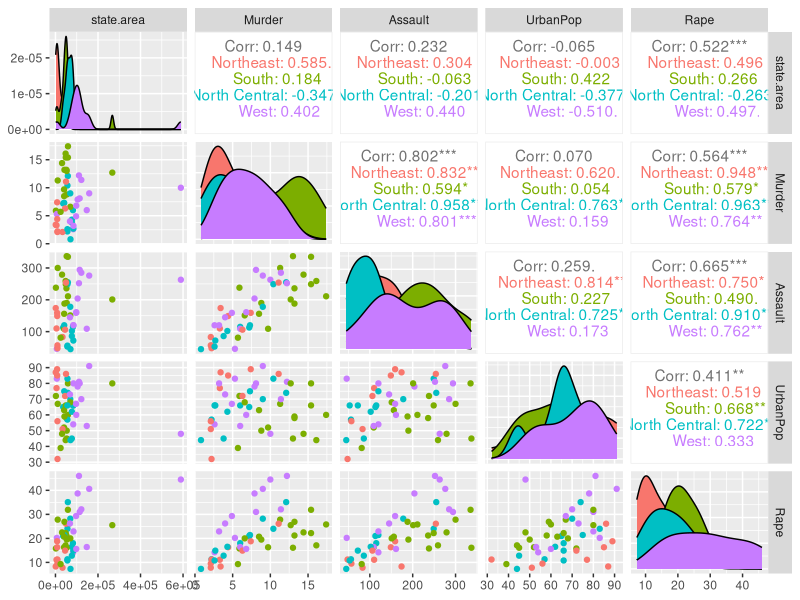
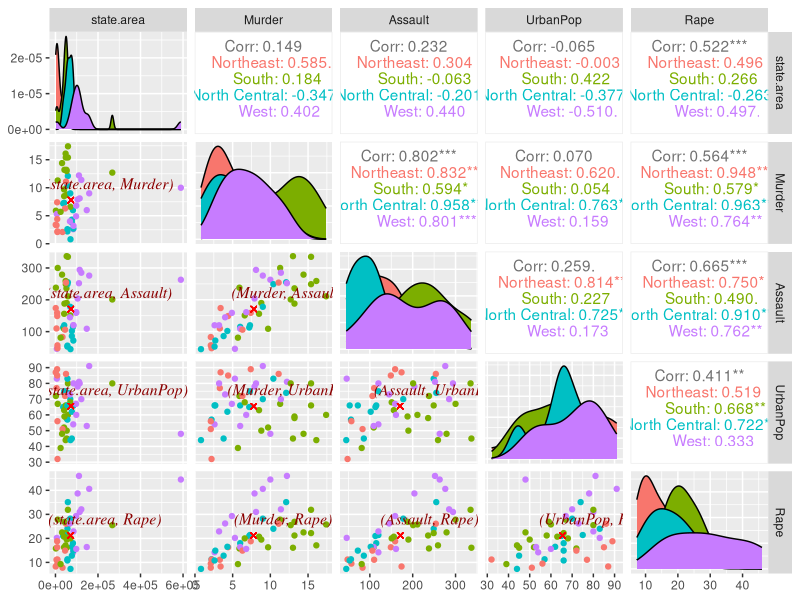

Write the R code that produced these figures, in order.
# Libraries ---

library(ggplot2)
library(ggrepel)
library(GGally)
library(dplyr)

# Exercises ---------------------------------------------------------------

# 1. Using the datasets `USArrests` and `state`, 
# create a data frame containing all 50 states of USA 
# measured for area (size), region, and four types of crime rates. 
# Resulting dataset must have 5 numeric variables and one categorical variable.

data(USArrests)
data(state)

USArrests.m <- cbind(state.area, state.region, USArrests)

# 2. Draw a scatterplot matrix using all numeric variables, 
# colored by different regions.
scatplot <- ggpairs(USArrests.m,
                    columns = c(1, 3:6),
                    aes(color = state.region))
scatplot
# 3. Compute the sample mean for each region. 

sample_mean <- USArrests.m %>%
  group_by(state.region) %>%
  summarise(area = mean(state.area),
            Murder = mean(Murder),
            Assault = mean(Assault),
            UrbanPop = mean(UrbanPop),
            Rape = mean(Rape))
sample_mean

# 4. Overlay the five sample means on the scatterplot matrix. 
# Add appropriate labels.
grand_mean <- sapply(USArrests.m[-2], mean)
name <- names(grand_mean)
for (j in 1:5){
  for (i in j + seq_len(5 - j)){
    scatplot[i, j] <- scatplot[i, j] +
      geom_point(x = grand_mean[j], y = grand_mean[i], color = "red", shape = 4) +
      annotate("text",
               x = grand_mean[j], y = grand_mean[i],
               label = paste0("(",name[j],", ",name[i],")"),
               color = "darkred", size = 4, fontface = "italic", family = "serif",
               vjust = -1, hjust = 0.2)
  }
}
scatplot

# 5. Ignore the categorical variable. For each observation, 
# compute the mahalanobis distance from the (grand) sample mean
# and use it to sort from the closest to furthest from the mean. 
# Report the ordering.

USArrests.m <- USArrests.m[-2]
ordered_USArrests <- USArrests.m  %>%
  mutate(m_dist = mahalanobis(USArrests.m, grand_mean, cov(USArrests.m))) %>%
  arrange(m_dist)
# ordered_USArrests
head(ordered_USArrests)

# 6. Consider the plane containing the mean (computed above) and 
# the two furthest states from the mean. Create orthonormal basis 
# spanning the plane, and display the projections of all observations 
# on the plane. Be sure to label the points with their names (or abbr's.)

# pass

# 7. Now use the eigenvectors (cf: eigen(cov(X))$vectors) to change 
# the coordinates. Compute the sample covariance matrix in the new coordinate system.

new.USArrests <- as.matrix(USArrests.m) %*% eigen(cov(USArrests.m))$vectors
cov(new.USArrests)
